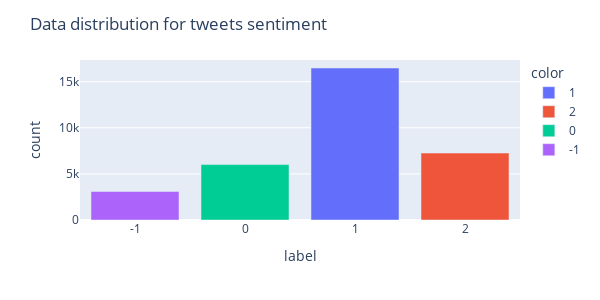

The notebook cell saved with this chart:
### Code cell
display_dist(train)

### Figure 1 — Plotly figure (JSON) as saved in the notebook; plotly's stock layout.template omitted (floating-point values rounded to 4 significant figures)
{"data": [{"alignmentgroup": "True", "hovertemplate": "color=1<br>index=%{x}<br>y=%{y}<extra></extra>", "legendgroup": "1", "marker": {"color": "#636efa", "pattern": {"shape": ""}}, "name": "1", "offsetgroup": "1", "orientation": "v", "showlegend": true, "textposition": "auto", "type": "bar", "x": [1], "xaxis": "x", "y": [16479], "yaxis": "y"}, {"alignmentgroup": "True", "hovertemplate": "color=2<br>index=%{x}<br>y=%{y}<extra></extra>", "legendgroup": "2", "marker": {"color": "#EF553B", "pattern": {"shape": ""}}, "name": "2", "offsetgroup": "2", "orientation": "v", "showlegend": true, "textposition": "auto", "type": "bar", "x": [2], "xaxis": "x", "y": [7258], "yaxis": "y"}, {"alignmentgroup": "True", "hovertemplate": "color=0<br>index=%{x}<br>y=%{y}<extra></extra>", "legendgroup": "0", "marker": {"color": "#00cc96", "pattern": {"shape": ""}}, "name": "0", "offsetgroup": "0", "orientation": "v", "showlegend": true, "textposition": "auto", "type": "bar", "x": [0], "xaxis": "x", "y": [6004], "yaxis": "y"}, {"alignmentgroup": "True", "hovertemplate": "color=-1<br>index=%{x}<br>y=%{y}<extra></extra>", "legendgroup": "-1", "marker": {"color": "#ab63fa", "pattern": {"shape": ""}}, "name": "-1", "offsetgroup": "-1", "orientation": "v", "showlegend": true, "textposition": "auto", "type": "bar", "x": [-1], "xaxis": "x", "y": [3085], "yaxis": "y"}], "layout": {"barmode": "relative", "height": 300, "legend": {"title": {"text": "color"}, "tracegroupgap": 0}, "margin": {"t": 60}, "title": {"text": "Data distribution for tweets sentiment"}, "width": 600, "xaxis": {"anchor": "y", "categoryorder": "category ascending", "domain": [0, 1], "title": {"text": "label"}, "type": "category"}, "yaxis": {"anchor": "x", "domain": [0, 1], "title": {"text": "count"}}}}
